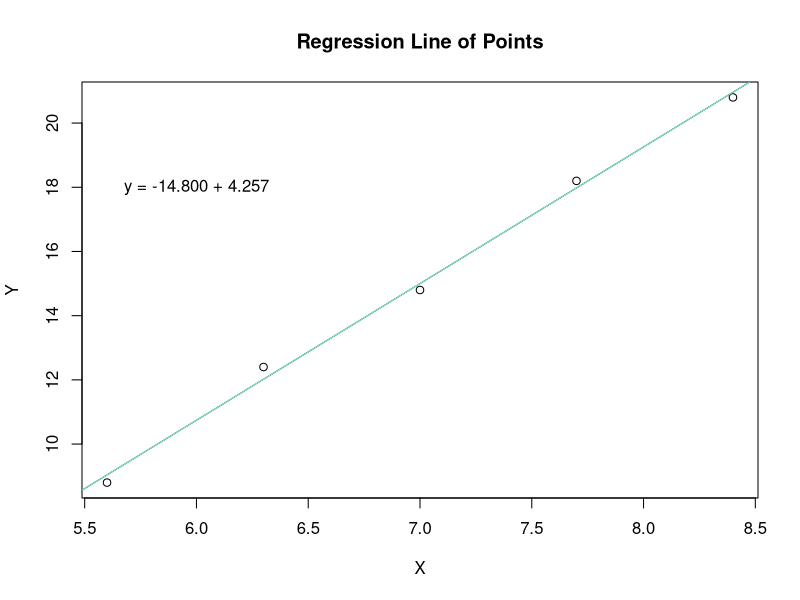
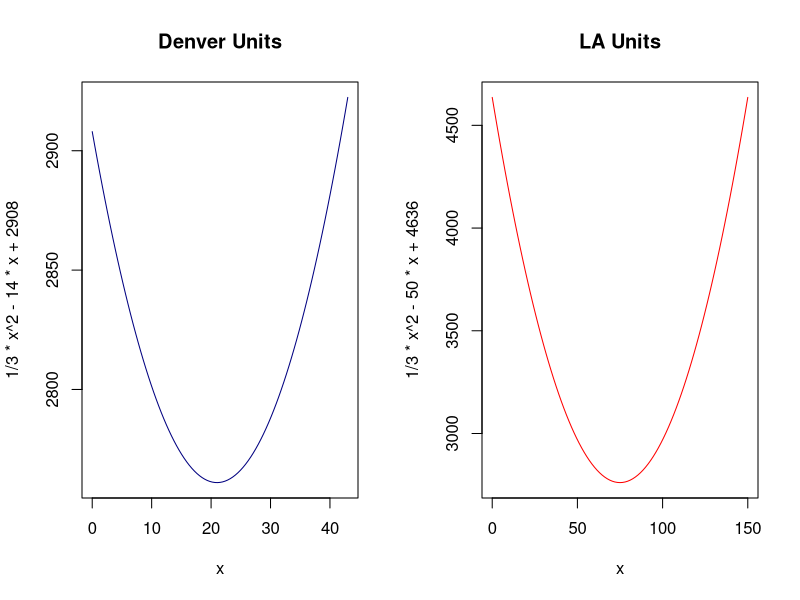

These charts were generated, in order, by the following R code:
## ---- chunk 1
knitr::opts_chunk$set(echo = TRUE)
## ---- chunk 2
x = c(5.6, 6.3, 7, 7.7, 8.4)
y = c(8.8, 12.4, 14.8, 18.2, 20.8)
reg <- lm(y~x)
reg 
# Equation of the line based on coefficients: -14.800 + 4.257x
plot(x,y, xlab="X", ylab="Y", main = "Regression Line of Points")
abline(reg)
lines(c(5,9), -14.800 + 4.257*c(5,9), col="aquamarine") 
text(6, 18, labels = "y = -14.800 + 4.257")
## ---- chunk 3
fz <- function(x,y){
   z = 24*x-6*x*y^2-8*y^3
   print(paste("x =", x, ",", "y=", y, ",", "z=", z))
}
fz(-4,2)
## ---- chunk 4
par(mfrow=c(1,2))
curve(1/3*x^2-14*x+2908 , from = 0, to = 43, col="navy", main = "Denver Units")
curve(1/3*x^2-50*x+4636 , from = 0, to = 150, col="red", main = "LA Units")
## ---- chunk 5
1/24*((exp(32)+exp(16))*(exp(12) - exp(6)))
